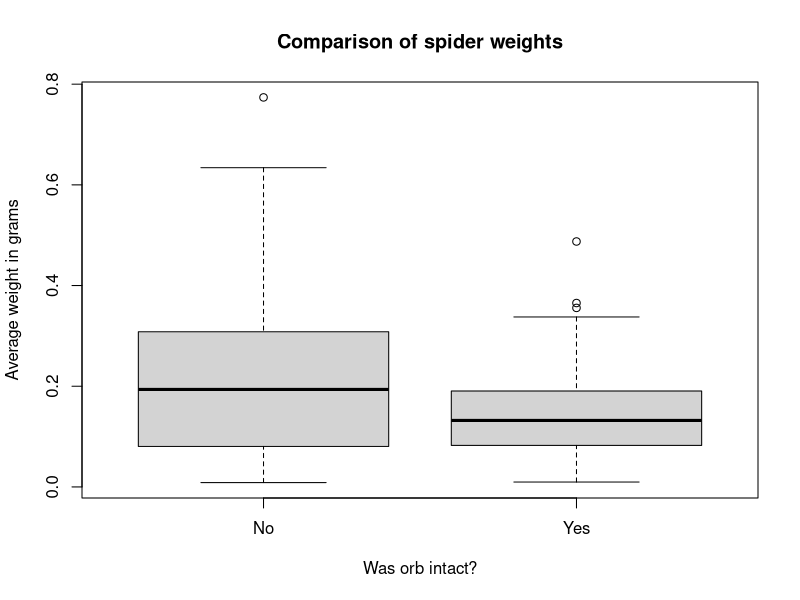

Generate this figure with R:
## ---- chunk 1
library(tidyverse)

## ---- chunk 2

orbData<-read_csv("orb20.csv")


#print it out

orbData
## ---- chunk 3


boxplot(`weight (g)`~`orb intact?`, data=orbData, main="Comparison of spider weights", xlab="Was orb intact?", ylab="Average weight in grams")



## ---- chunk 4





## ---- chunk 5
#The filter function takes two main arguments:
#The first is which data set/tibble are you referring to
#The second is the criteria we're filtering on. We use "==" b/c we're comparing the two values (not assigning a value, as with "=")

intact<-filter(orbData, orbData$`orb intact?`=="Yes")

intact

damaged<-filter(orbData, orbData$`orb intact?`=="No")

damaged




## ---- chunk 6

#as a short cut, we'll include the na.omit function as part of it:

intactWts<-na.omit(intact$`weight (g)`)

damagedWts<-na.omit(damaged$`weight (g)`)

intactWts

damagedWts




## ---- chunk 7

t.test(intactWts, damagedWts)


